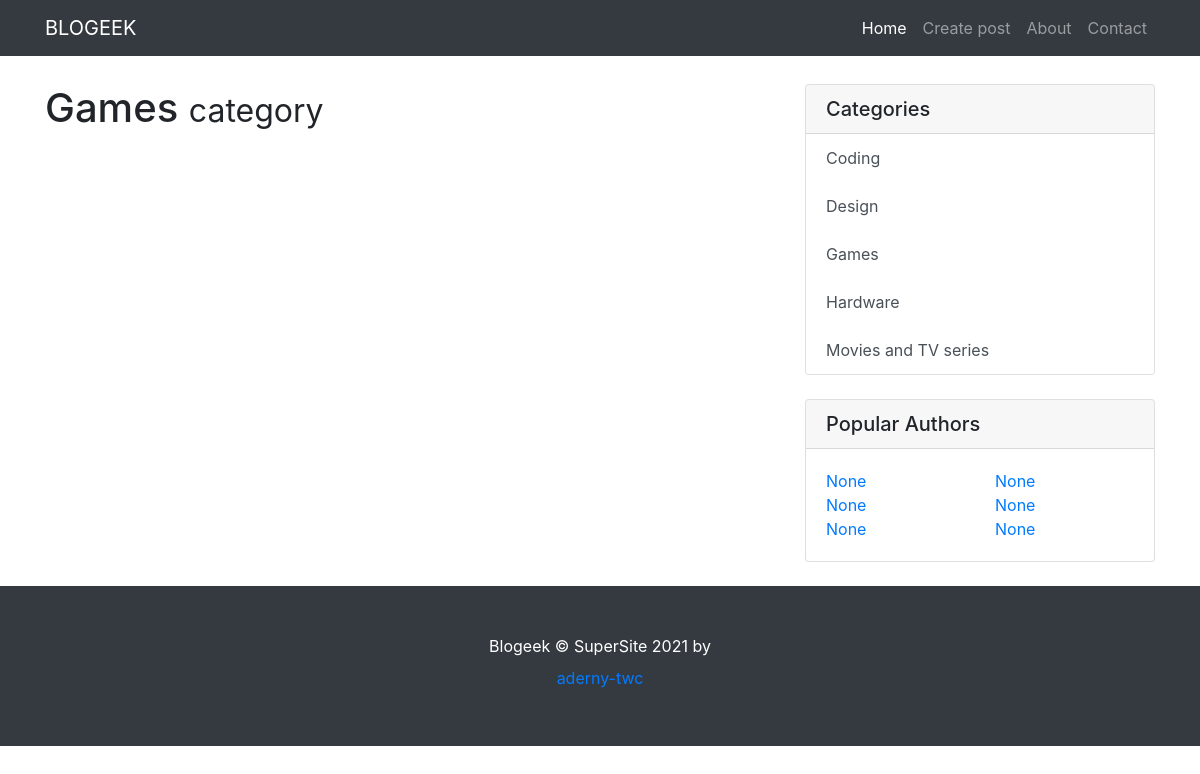
Before: /category/2/ with the older database file.
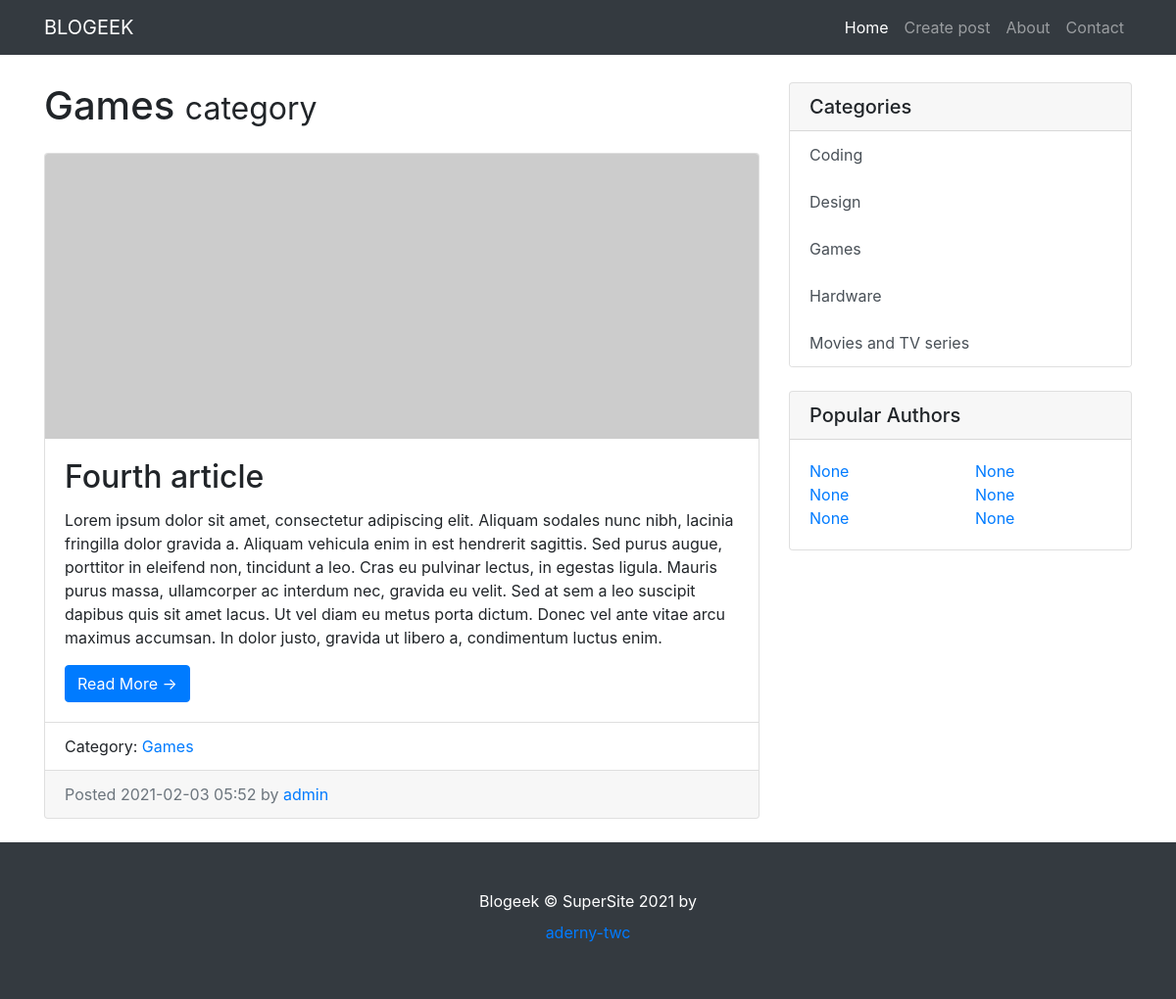
After: the same page with the newer database file.
### blogeek/models.py (models this page shows, shortened)
class Category(models.Model):
    title = models.CharField(max_length=150, db_index=True, verbose_name='Категория')
    description = models.CharField(max_length=200)
    class Meta:
        verbose_name = 'Категория'
        verbose_name_plural = 'Категории'
        ordering = ['title']
    def get_absolute_url(self):
        return reverse('category', kwargs={"category_id": self.pk})
    def __str__(self):
        return self.title

class BlogPosts(models.Model):
    title = models.CharField(max_length=150, verbose_name='Название')
    description = models.CharField(max_length=600, verbose_name='Описание')
    content = models.TextField(blank=True, verbose_name='Контент')
    created_at = models.DateTimeField(auto_now_add=True, verbose_name='Дата публикации')
    updated_at = models.DateTimeField(auto_now=True, verbose_name='Обновлено')
    photo = models.ImageField(upload_to='photos/%Y/%m/%d/', verbose_name='Фото', blank=True)
    is_published = models.BooleanField(default=True, verbose_name='Опубликовано')
    views = models.IntegerField(default=0)
    category = models.ForeignKey('Category', on_delete=models.PROTECT, verbose_name='Категория')
    user = models.ForeignKey(User, verbose_name="Автор", on_delete=models.CASCADE)
    class Meta:
        verbose_name = 'Статья'
        verbose_name_plural = 'Статьи'
        ordering = ['-created_at']
    def get_absolute_url(self):
        return reverse('view_blogposts', kwargs={"blogposts_id": self.pk})

### blogeek/views.py (the view)
# urls.py: path('category/<int:category_id>/', get_category, name='category'),
def get_category(request, category_id):
    posts = BlogPosts.objects.filter(category_id=category_id)
    category = Category.objects.get(pk=category_id)
    context = {
        'posts': posts,
        'category': category,
    }
    return render(request, 'blogeek/category.html', context)

### blogeek/templatetags/blogposts_tags.py (called while the page is built)
@register.simple_tag()
def get_categories():
    return Category.objects.all()

### blogeek/templates/blogeek/category.html (shortened to what this page needs)
{% extends 'base.html' %}
{% block content %}
<h1 class="my-4">{{ category }}
    <small>category</small>
</h1>
{% for item in posts %}
<div class="card mb-4">
    {% if item.photo %}
    <img class="card-img-top" src="{{ item.photo.url }}" width="250" alt="Card image cap">
    {% else %}
    <img class="card-img-top" src="https://picsum.photos/750/300?random=1" alt="Card image cap">
    {% endif %}
    <div class="card-body">
        <h2 class="card-title">{{ item.title }}</h2>
        <p class="card-text">{{ item.description }}</p>
        <a href="{{ item.get_absolute_url }}" class="btn btn-primary">Read More &rarr;</a>
    </div>
    <ul class="list-group list-group-flush">
        <li class="list-group-item">Category: <a href="{{ item.category.get_absolute_url }}">{{ item.category }}</a></li>
    </ul>
    <div class="card-footer text-muted">
        Posted {{ item.created_at|date:"Y-m-d H:i" }} by
        <a href="#">{{ item.user }}</a>
    </div>
</div>
{% endfor %}
{% endblock %}

### templates/inc/_sidebar.html
{% load blogposts_tags %}
{% get_categories as categories %}
<div class="card my-4">
    <h5 class="card-header">Categories</h5>
    <div class="list-group">
        {% for item in categories %}
        <a href="{{ item.get_absolute_url }}" class="list-group-item list-group-item-action" style="border:none">{{ item.title }}</a>
        {% endfor %}
    </div>
</div>
<div class="card my-4">
    <h5 class="card-header">Popular Authors</h5>
    <div class="card-body">
        <div class="row">
            <div class="col-lg-6">
                <ul class="list-unstyled mb-0">
                    <li>
                        <a href="#">None</a>
                    </li>
                    <li>
                        <a href="#">None</a>
                    </li>
                    <li>
                        <a href="#">None</a>
                    </li>
                </ul>
            </div>
            <div class="col-lg-6">
                <ul class="list-unstyled mb-0">
                    <li>
                        <a href="#">None</a>
                    </li>
                    <li>
                        <a href="#">None</a>
                    </li>
                    <li>
                        <a href="#">None</a>
                    </li>
                </ul>
            </div>
        </div>
    </div>
</div>

Changed rows visible on the page:
added BlogPosts: title "Fourth article", description "Lorem ipsum dolor sit amet, consectetur adipiscing elit. Aliquam sodales nunc nibh, lacinia fringilla dolor gravida a. Aliquam vehicula enim in est hendrerit sagittis. Sed purus augue, porttitor in eleifend non, tincidunt a leo. Cras eu pulvinar lectus, in egestas ligula. Mauris purus massa, ullamcorper ac interdum nec, gravida eu velit. Sed at sem a leo suscipit dapibus quis sit amet lacus. Ut vel diam eu metus porta dictum. Donec vel ante vitae arcu maximus accumsan. In dolor justo, gravida ut libero a, condimentum luctus enim.", category "Games", created_at "2021-02-03 05:52", user "admin"
